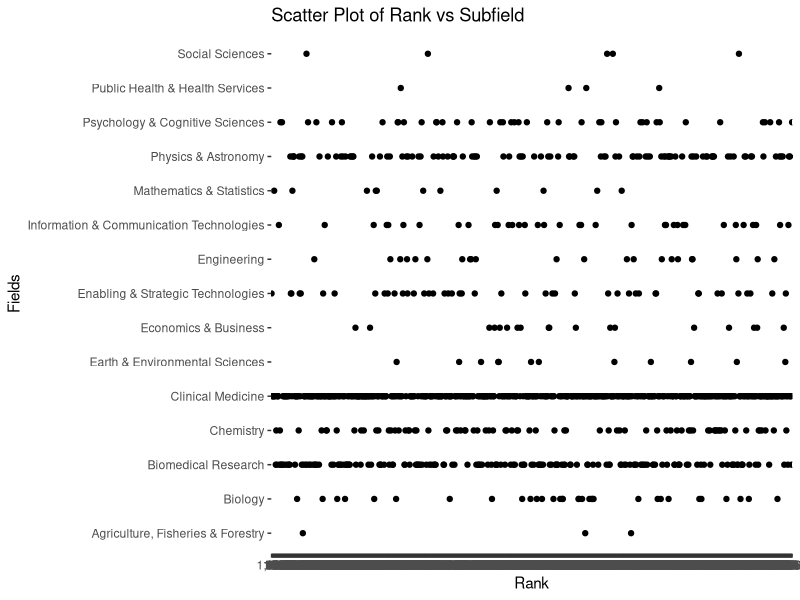

The R source for this figure:
# Load the ggplot2 library
library(ggplot2)

# Read the CSV file into a data frame
# Replace 'output.csv' with the actual file name
# If the file is on the desktop, you can use a relative path
data <- read.csv("output_50.csv", header = TRUE)

# Create a scatter plot
ggplot(data, aes(x = Rank, y = Field)) +
  geom_point() +
  labs(title = "Scatter Plot of Rank vs Subfield",
       x = "Rank",
       y = "Fields")
